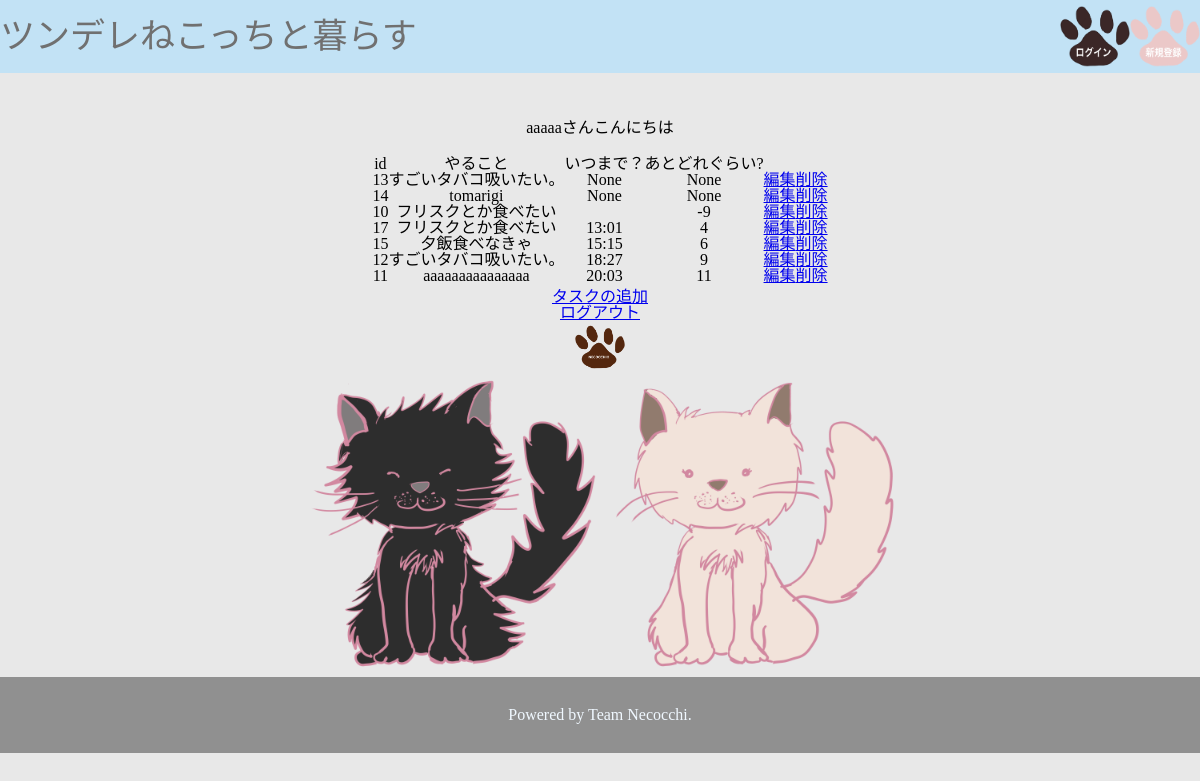
/list (signed in), run on an earlier commit of the app's database.
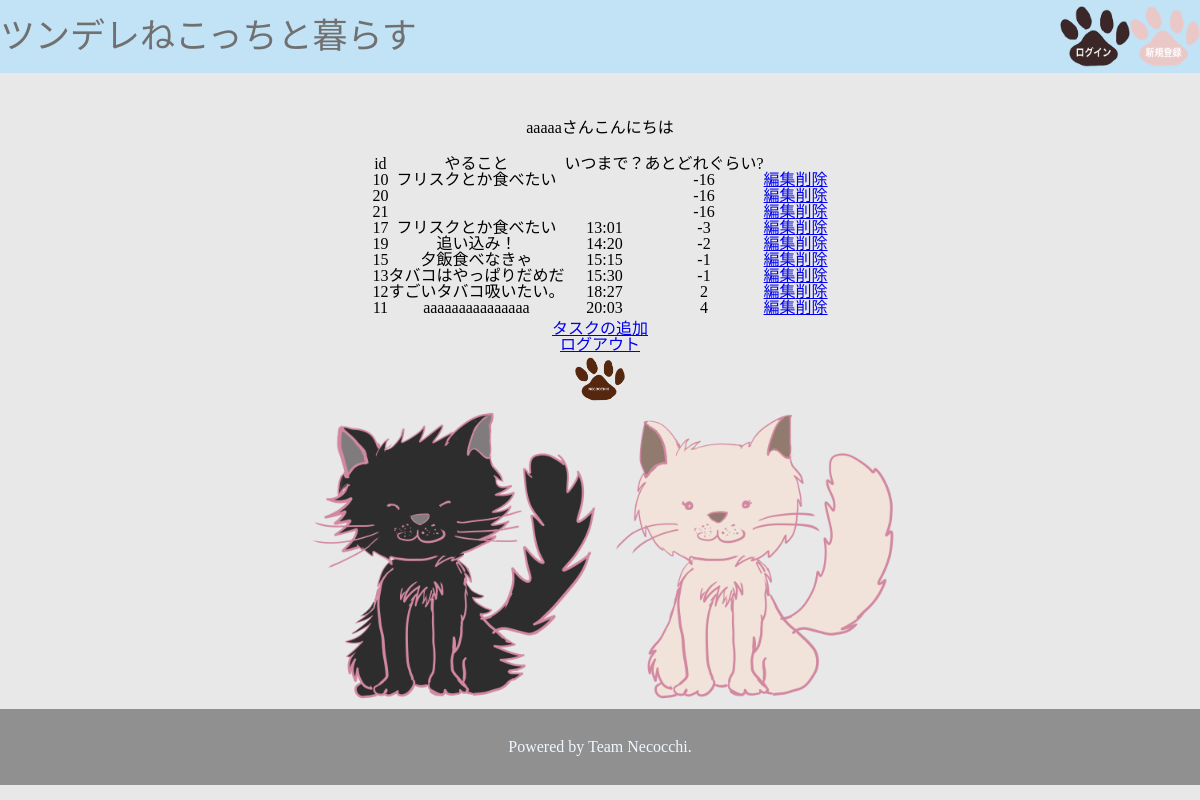
And on a later commit of the database.
### tables this page shows
CREATE TABLE "users" (
	"id"	INTEGER,
	"name"	TEXT,
	"password"	INTEGER,
	"email_address"	INTEGER,
	PRIMARY KEY("id" AUTOINCREMENT)
);

CREATE TABLE "task" (
	"id"	INTEGER,
	"task"	TEXT,
	"time"	INTEGER,
	"user_id"	INTEGER,
	"now_time"	INTEGER,
	"left_time"	INTEGER,
	PRIMARY KEY("id" AUTOINCREMENT)
);

### necocchi.py (the view)
@app.route('/list')
def list():
    if 'user_id' in session:
        user_id = session['user_id']
        now = datetime.now()
        now_onlytime = now.strftime("%H:%M")
        conn = sqlite3.connect('necocchi.db')
        c = conn.cursor()
        c.execute("SELECT name from users where id = ?", (user_id,))
        user_name = c.fetchone()[0]
        c.execute("UPDATE task SET now_time = ?", (now_onlytime,))
        conn.commit()
        c.execute("UPDATE task SET left_time = time - now_time")
        conn.commit()
        c.execute(
            "SELECT id, task, time, left_time FROM task where user_id = ? ORDER BY time ASC", (user_id,))
        tasklist = []
        for row in c.fetchall():
            tasklist.append(
                {"id": row[0], "task": row[1], "time": row[2], "left_time": row[3]})
        c.close()
        return render_template('list.html', html_tasklist=tasklist, user_name=user_name)
    else:
        return redirect('/login')

### templates/list.html
<!DOCTYPE html>
{% extends 'base.html' %}
{% block content %}
<p class = "user_name">{{user_name}}さんこんにちは</p>
<table class= "todo" border ="1">
    <td>id</td>
    <td>やること</td>
    <td>いつまで？</td>
    <td>あとどれぐらい?</td>
{% for item in html_tasklist %}
<tr>
    <td>{{item["id"]}}</td>
    <td>{{item["task"]}}</td>
    <td>{{item["time"]}}</td>
    <td>{{item["left_time"]}}</td>
    <td><a href="/edit/{{item['id']}}">編集</a></td>
    <td><a href="/delete/{{item['id']}}">削除</a></td>
</tr>
{% endfor %}
</table>
<div class= "listbtn">
<a href="/add">タスクの追加</a><br>
<a href="/logout">ログアウト</a><br>
<a href="/hearing"> <img class = "necocchi_time" src="../static/img/necocchi_time.png" alt=""></a>
</div>
<div class="imgs">
<div class="tun_img">
    <img src="../static/img/tun.png" alt="">
</div>
<div class="dele_img">
    <img src="../static/img/dele.png" alt="">
</div>
</div>
{% endblock %}

### templates/base.html (shortened to what this page needs)
<!DOCTYPE html>
<html lang="en">
<head>
    <link rel="stylesheet" type="text/css" media="screen and ( min-width:769px )" href="../static/css/style-pc.css">
	<link rel="stylesheet" type="text/css" media="screen and ( max-width:768px )" href="../static/css/style-sp.css">
</head>
<body>
    <header>
        <div class="header">
            <p class="logo">ツンデレねこっちと暮らす</p>
            <a href="/login"><img src="../static/img/header_login.png" alt=""></a>
            <a href="/regist"><img src="../static/img/header_regist.png" alt=""></a>
        </div>
    </header>
    {% block content %}
    {% endblock %}
</body>
<footer>
    <div class="footer">
        <p class="copyright"> Powered by Team Necocchi.</p>
    </div>
</footer>
</html>

### static/css/style-pc.css (style rules this page uses)
html, body, div, span, applet, object, iframe, h1, h2, h3, h4, h5, h6, p, blockquote, pre, a, abbr, acronym, address, big, cite, code, del, dfn, em, img, ins, kbd, q, s, samp, small, strike, strong, sub, sup, tt, var, b, u, i, center, dl, dt, dd, ol, ul, li, fieldset, form, label, legend, table, caption, tbody, tfoot, thead, tr, th, td, article, aside, canvas, details, embed, figure, figcaption, footer, header, hgroup, menu, nav, output, ruby, section, summary, time, mark, audio, video { margin: 0; padding: 0; border: 0; font-size: 100%; font: inherit; vertical-align: baseline; }
article, aside, details, figcaption, figure, footer, header, hgroup, menu, nav, section { display: block; }
body { line-height: 1; }
table { border-collapse: collapse; border-spacing: 0; }
body { background-color: #e8e8e8; }
.header { display: flex; background-color: #c2e2f5; position: fixed; width: 100%; top: 0; }
.header img { width: 70px; height: 70px; }
.header .logo { display: flex; align-items: center; margin-right: 500px; width: 100%; font-size: 35px; color: #707070; }
.copyright { width: 100%; background-color: #909090; color: aliceblue; text-align: center; padding: 30px 0; bottom: 0; }
.user_name { margin-top: 120px; margin-bottom: 20px; text-align: center; }
.todo { margin: auto; text-align: center; }
.listbtn { margin: auto; text-align: center; margin-top: 5px; }
.tun_img img { width: 300px; display: inline-flex; }
.dele_img img { width: 300px; display: inline-flex; }
.imgs { width: 600px; margin: auto; display: flex; text-align: center; }
.necocchi_time { width: 50px; }

What changed in the data, as far as the page shows it:
removed task: id "14", task "tomarigi", time "None", left_time "None"
changed task id 10: left_time "-9" → "-16"
added task: id "20", left_time "-16"
added task: id "21", left_time "-16"
changed task id 17: left_time "4" → "-3"
added task: id "19", task "追い込み！", time "14:20", left_time "-2"
changed task "夕飯食べなきゃ": left_time "6" → "-1"
changed task id 13: task "すごいタバコ吸いたい。" → "タバコはやっぱりだめだ"; time "None" → "15:30"; left_time "None" → "-1"; moves down the list
changed task "すごいタバコ吸いたい。": left_time "9" → "2"
changed task "aaaaaaaaaaaaaaa": left_time "11" → "4"
